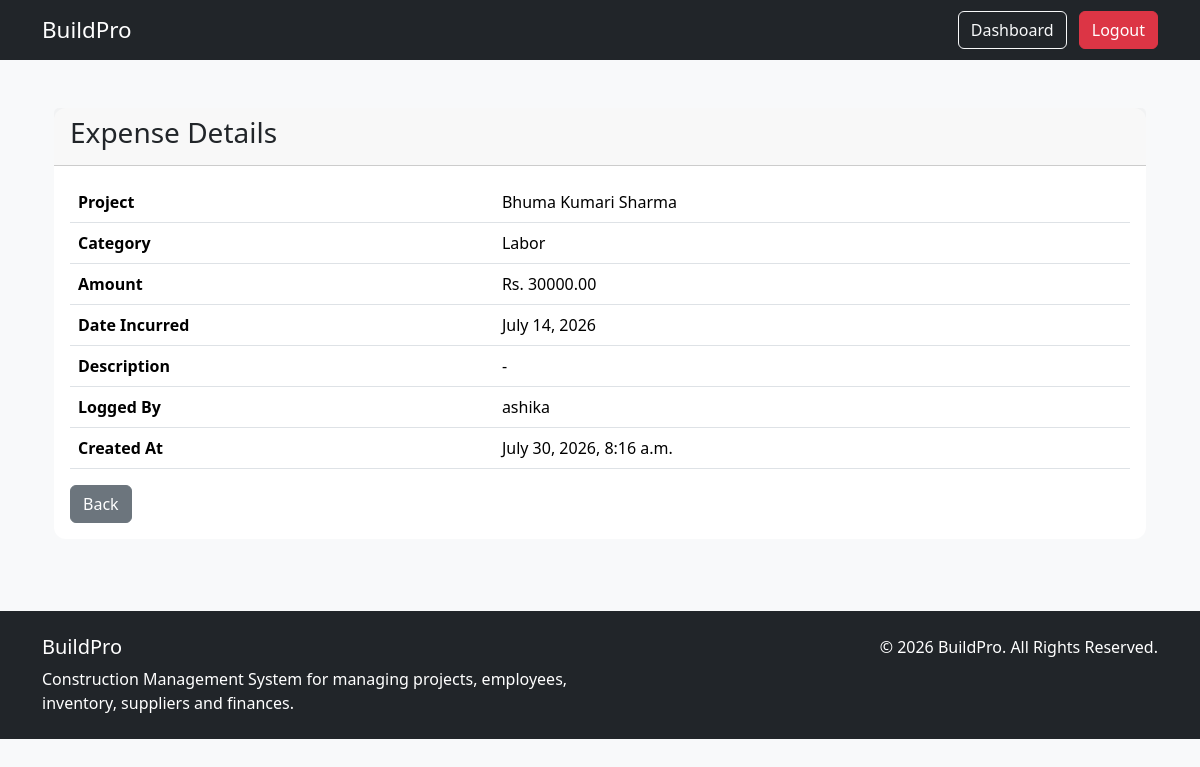
Page /finance/2/ (signed in) on the committed database.
### finance/models.py (models this page shows, shortened)
class Expense(models.Model):
    CATEGORY_CHOICES = [
        ('MATERIALS', 'Materials'),
        ('LABOR', 'Labor'),
        ('PERMITS', 'Permits & Fees'),
        ('TRANSPORT', 'Transport & Freight'),
        ('MISC', 'Miscellaneous'),
    ]
    project = models.ForeignKey(Project, on_delete=models.CASCADE, related_name='expenses')
    logged_by = models.ForeignKey(User, on_delete=models.SET_NULL, null=True)
    category = models.CharField(max_length=20, choices=CATEGORY_CHOICES)
    amount = models.DecimalField(max_digits=12, decimal_places=2)
    description = models.TextField(blank=True)
    date_incurred = models.DateField()
    created_at = models.DateTimeField(auto_now_add=True)

### projects/models.py (models this page shows, shortened)
class Project(models.Model):
    STATUS_CHOICES = [
        ('PLANNING', 'Planning'),
        ('IN_PROGRESS', 'In Progress'),
        ('ON_HOLD', 'On Hold'),
        ('COMPLETED', 'Completed'),
    ]
    name = models.CharField(max_length=200)
    description = models.TextField(blank=True)
    location = models.CharField(max_length=255)
    manager = models.ForeignKey(User, on_delete=models.SET_NULL, null=True, related_name='managed_projects')
    status = models.CharField(max_length=20, choices=STATUS_CHOICES, default='PLANNING')
    start_date = models.DateField()
    end_date = models.DateField(null=True, blank=True)
    created_at = models.DateTimeField(auto_now_add=True)
    created_by = models.ForeignKey(User, on_delete=models.SET_NULL, null=True, related_name='created_projects')
    project_code = models.CharField(max_length=20,unique=True,default="Pending Code")
    client = models.CharField(max_length=200, null=True, blank=True,default="Pending Client")
    budget = models.DecimalField(max_digits=12, decimal_places=2, default=0)
    updated_at = models.DateTimeField(auto_now=True)

### finance/views.py (the view)
# urls.py: path("<int:pk>/", views.expense_detail, name="expense_detail"),
@login_required
def expense_detail(request, pk):
    expense = get_object_or_404(Expense, pk=pk)
    return render(request, "finance/expense_detail.html", {"expense": expense})

### finance/templates/finance/expense_detail.html (shortened to what this page needs)
{% extends "base.html" %}
{% block content %}
<div class="container mt-4">
    <div class="card">
        <div class="card-header">
            <h3>Expense Details</h3>
        </div>
        <div class="card-body">
            <table class="table">
                <tr>
                    <th>Project</th>
                    <td>{{ expense.project.name }}</td>
                </tr>
                <tr>
                    <th>Category</th>
                    <td>{{ expense.get_category_display }}</td>
                </tr>
                <tr>
                    <th>Amount</th>
                    <td>Rs. {{ expense.amount }}</td>
                </tr>
                <tr>
                    <th>Date Incurred</th>
                    <td>{{ expense.date_incurred }}</td>
                </tr>
                <tr>
                    <th>Description</th>
                    <td>{{ expense.description|default:"-" }}</td>
                </tr>
                <tr>
                    <th>Logged By</th>
                    <td>{{ expense.logged_by }}</td>
                </tr>
                <tr>
                    <th>Created At</th>
                    <td>{{ expense.created_at }}</td>
                </tr>
            </table>
            <a href="{% url 'expense_list' %}" class="btn btn-secondary">
                Back
            </a>
        </div>
    </div>
</div>
{% endblock %}

### static/css/styles.css (style rules this page uses)
body { font-family: "Segoe UI", sans-serif; }
.card { border:none; border-radius:12px; }

### rows in the picture
Expense: project.name "Bhuma Kumari Sharma", category "Labor", amount "30000.00", date_incurred "July 14, 2026", description "-", logged_by "ashika", created_at "July 30, 2026, 8:16 a.m."
